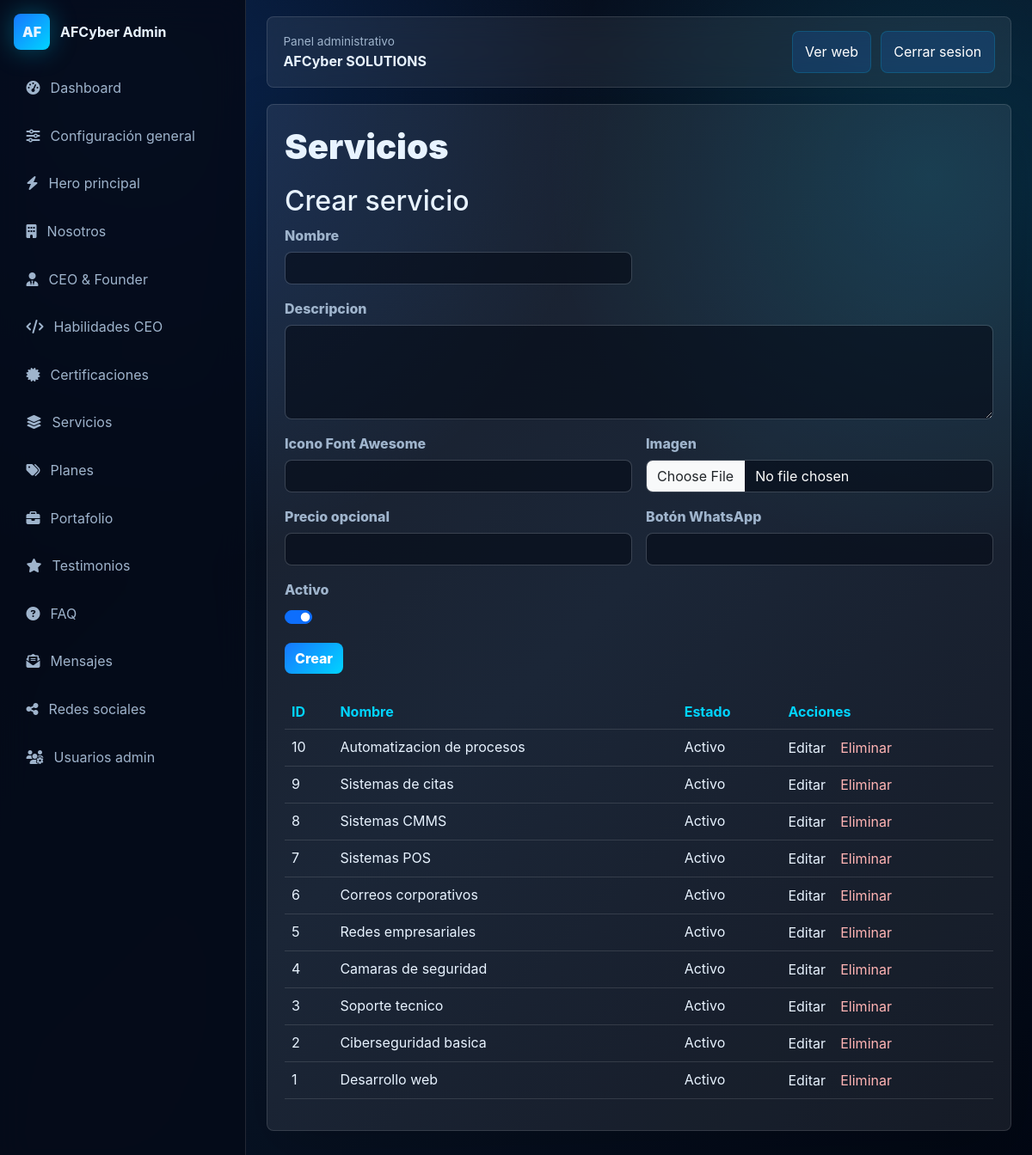
/admin/services (signed in), run on the app's committed database.
### models.py (models this page shows)
class SiteSettings(db.Model):
    id = db.Column(db.Integer, primary_key=True)
    company_name = db.Column(db.String(140), default="AFCyber SOLUTIONS")
    slogan = db.Column(db.String(220), default="Soluciones tecnológicas modernas y seguras")
    short_description = db.Column(db.Text, default="Servicios tecnológicos premium para empresas y emprendedores.")
    logo = db.Column(db.String(255), default="")
    favicon = db.Column(db.String(255), default="img/favicon.svg")
    primary_email = db.Column(db.String(160), default="info@afcybersolutions.com.do")
    phone = db.Column(db.String(80), default="829-919-8058")
    whatsapp = db.Column(db.String(80), default="18299198058")
    address = db.Column(db.String(220), default="Republica Dominicana")
    business_hours = db.Column(db.String(180), default="Lunes a viernes, 8:00 AM - 6:00 PM")
    facebook = db.Column(db.String(255), default="#")
    instagram = db.Column(db.String(255), default="#")
    linkedin = db.Column(db.String(255), default="#")
    tiktok = db.Column(db.String(255), default="#")
    youtube = db.Column(db.String(255), default="#")
    primary_color = db.Column(db.String(20), default="#1777ff")
    secondary_color = db.Column(db.String(20), default="#00d4ff")
    background_color = db.Column(db.String(20), default="#050b18")
    button_color = db.Column(db.String(20), default="#1777ff")
    theme_mode = db.Column(db.String(20), default="dark")
    tech_gradients = db.Column(db.Text, default="Azul neon, cyan y fondo oscuro corporativo")
    meta_title = db.Column(db.String(180), default="AFCyber SOLUTIONS | Servicios tecnológicos premium")
    meta_description = db.Column(db.Text, default="Desarrollo web, ciberseguridad, soporte técnico, redes, cámaras, POS y automatización empresarial.")
    keywords = db.Column(db.Text, default="AFCyber SOLUTIONS, tecnologia, ciberseguridad, desarrollo web, POS, CMMS")
    og_image = db.Column(db.String(255), default="img/og-afcyber.svg")
    google_analytics_id = db.Column(db.String(80), default="")
    google_search_console = db.Column(db.String(255), default="")
    copyright_text = db.Column(db.String(220), default="Todos los derechos reservados.")
    developer_text = db.Column(db.String(220), default="Desarrollado por AFCyber SOLUTIONS")

class Service(db.Model):
    id = db.Column(db.Integer, primary_key=True)
    name = db.Column(db.String(160), nullable=False)
    description = db.Column(db.Text, nullable=False)
    icon = db.Column(db.String(120), default="fa-solid fa-microchip")
    image = db.Column(db.String(255), default="")
    price = db.Column(db.String(80), default="")
    whatsapp_button = db.Column(db.String(120), default="Solicitar servicio")
    is_active = db.Column(db.Boolean, default=True)
    created_at = db.Column(db.DateTime, default=datetime.utcnow)

### app.py (the view, shortened to what this page needs)
    @app.route("/admin/<module>", methods=["GET", "POST"])
    @login_required
    def admin_module(module):
        configs = admin_modules()
        if module not in configs:
            abort(404)
        config = configs[module]
        model = config["model"]
        fields = config["fields"]
        items = model.query.order_by(model.id.desc()).all()
        return render_template("admin/list.html", module=module, config=config, fields=fields, items=items)

### app.py (called while the page is built)
@login_manager.user_loader
def load_user(user_id):
    return User.query.get(int(user_id))

def get_settings():
    return SiteSettings.query.first()

def static_asset_exists(path):
    return os.path.exists(os.path.join(BASE_DIR, "static", path.replace("/", os.sep)))

### templates/admin/list.html
{% extends "admin/base.html" %}
{% block admin_content %}
<section class="admin-card">
  <div class="card-heading"><h1>{{ config.title }}</h1></div>
  <form method="post" enctype="multipart/form-data" class="admin-form mb-4">
    <h2>Crear {{ config.singular }}</h2>
    <div class="row g-3">
      {% for name, label, type in fields %}
      <div class="{% if type == 'textarea' %}col-12{% else %}col-md-6{% endif %}">
        <label>{{ label }}
          {% if type == 'textarea' %}<textarea class="form-control" name="{{ name }}" rows="4"></textarea>
          {% elif type in ['image', 'pdf'] %}<input class="form-control" type="file" name="{{ name }}" accept="{% if type == 'pdf' %}.pdf{% else %}.jpg,.jpeg,.png,.webp,.svg{% endif %}">
          {% elif type == 'checkbox' %}<div class="form-check form-switch"><input class="form-check-input" type="checkbox" name="{{ name }}" checked></div>
          {% else %}<input class="form-control" type="{{ type }}" name="{{ name }}">{% endif %}
        </label>
      </div>
      {% endfor %}
    </div>
    <button class="btn btn-admin mt-3" type="submit">Crear</button>
  </form>
  <div class="table-responsive">
    <table class="table admin-table">
      <thead><tr><th>ID</th><th>Nombre</th><th>Estado</th><th>Acciones</th></tr></thead>
      <tbody>
        {% for item in items %}
        <tr>
          <td>{{ item.id }}</td>
          <td>{{ item.name or item.client_name or item.question }}</td>
          <td>{% if item.is_active is defined %}{{ 'Activo' if item.is_active else 'Inactivo' }}{% else %}Publicado{% endif %}</td>
          <td class="actions"><a href="{{ url_for('admin_edit_item', module=module, item_id=item.id) }}">Editar</a><form method="post" action="{{ url_for('admin_delete_item', module=module, item_id=item.id) }}" onsubmit="return confirm('Eliminar registro?')"><button type="submit">Eliminar</button></form></td>
        </tr>
        {% endfor %}
      </tbody>
    </table>
  </div>
</section>
{% endblock %}

### templates/admin/base.html (shortened to what this page needs)
<!doctype html>
<html lang="es">
<head>
  <link href="https://cdn.jsdelivr.net/npm/bootstrap@5.3.3/dist/css/bootstrap.min.css" rel="stylesheet">
  <link href="https://cdnjs.cloudflare.com/ajax/libs/font-awesome/6.5.2/css/all.min.css" rel="stylesheet">
  <link href="{{ url_for('static', filename='css/admin.css') }}" rel="stylesheet">
</head>
<body>
  <aside class="admin-sidebar">
    <a class="admin-brand" href="{{ url_for('admin_dashboard') }}"><span>AF</span><strong>AFCyber Admin</strong></a>
    <nav>
      <a href="{{ url_for('admin_dashboard') }}"><i class="fa-solid fa-gauge-high"></i> Dashboard</a>
      <a href="{{ url_for('admin_settings') }}"><i class="fa-solid fa-sliders"></i> Configuración general</a>
      <a href="{{ url_for('admin_module', module='hero') }}"><i class="fa-solid fa-bolt"></i> Hero principal</a>
      <a href="{{ url_for('admin_module', module='about') }}"><i class="fa-solid fa-building"></i> Nosotros</a>
      <a href="{{ url_for('admin_module', module='ceo') }}"><i class="fa-solid fa-user-tie"></i> CEO & Founder</a>
      <a href="{{ url_for('admin_module', module='skills') }}"><i class="fa-solid fa-code"></i> Habilidades CEO</a>
      <a href="{{ url_for('admin_module', module='certificates') }}"><i class="fa-solid fa-certificate"></i> Certificaciones</a>
      <a href="{{ url_for('admin_module', module='services') }}"><i class="fa-solid fa-layer-group"></i> Servicios</a>
      <a href="{{ url_for('admin_module', module='plans') }}"><i class="fa-solid fa-tags"></i> Planes</a>
      <a href="{{ url_for('admin_module', module='portfolio') }}"><i class="fa-solid fa-briefcase"></i> Portafolio</a>
      <a href="{{ url_for('admin_module', module='testimonials') }}"><i class="fa-solid fa-star"></i> Testimonios</a>
      <a href="{{ url_for('admin_module', module='faq') }}"><i class="fa-solid fa-circle-question"></i> FAQ</a>
      <a href="{{ url_for('admin_messages') }}"><i class="fa-solid fa-envelope-open-text"></i> Mensajes</a>
      <a href="{{ url_for('admin_module', module='socials') }}"><i class="fa-solid fa-share-nodes"></i> Redes sociales</a>
      <a href="{{ url_for('admin_users') }}"><i class="fa-solid fa-users-gear"></i> Usuarios admin</a>
    </nav>
  </aside>
  <main class="admin-main">
    <header class="admin-topbar">
      <div><span>Panel administrativo</span><strong>{{ settings.company_name }}</strong></div>
      <div class="top-actions"><a href="{{ url_for('index') }}" target="_blank">Ver web</a><a href="{{ url_for('admin_logout') }}">Cerrar sesion</a></div>
    </header>
    {% block admin_content %}{% endblock %}
  </main>
</body>
</html>

### static/css/admin.css (style rules this page uses)
:root { --primary: #1777ff; --secondary: #00d4ff; --dark: #050b18; --text: #e8f3ff; --muted: #9fb4cc; --line: rgba(255,255,255,.12); --radius: 8px; }
* { box-sizing: border-box; }
body { margin: 0; min-height: 100vh; color: var(--text); background: radial-gradient(circle at 12% 8%, rgba(23,119,255,.24), transparent 34%), radial-gradient(circle at 90% 15%, rgba(0,212,255,.14), transparent 28%), linear-gradient(135deg, #040916, #081426 55%, #020713); font-family: Inter, ui-sans-serif, system-ui, "Segoe UI", sans-serif; }
a { color: inherit; text-decoration: none; }
.admin-sidebar { position: fixed; inset: 0 auto 0 0; width: 286px; padding: 1rem; background: rgba(5, 11, 24, .88); border-right: 1px solid var(--line); backdrop-filter: blur(18px); overflow-y: auto; }
.admin-brand { display: flex; align-items: center; gap: .75rem; margin-bottom: 1.2rem; }
.admin-brand span { display: grid; place-items: center; width: 42px; height: 42px; border-radius: var(--radius); font-weight: 900; background: linear-gradient(135deg, var(--primary), var(--secondary)); box-shadow: 0 0 30px rgba(0,212,255,.34); }
.admin-sidebar nav { display: grid; gap: .35rem; }
.admin-sidebar nav a { display: flex; align-items: center; gap: .75rem; padding: .75rem .85rem; color: var(--muted); border-radius: var(--radius); border: 1px solid transparent; transition: .2s ease; }
.admin-main { margin-left: 286px; padding: 1.2rem 1.5rem 3rem; }
.admin-topbar { display: flex; justify-content: space-between; gap: 1rem; align-items: center; padding: 1rem 1.15rem; border: 1px solid var(--line); border-radius: var(--radius); background: rgba(255,255,255,.07); backdrop-filter: blur(18px); }
.admin-topbar span { display: block; color: var(--muted); font-size: .85rem; }
.top-actions { display: flex; gap: .65rem; }
.top-actions a, .quick-grid a { padding: .7rem .9rem; color: #fff; border: 1px solid rgba(0,212,255,.18); border-radius: var(--radius); background: rgba(23,119,255,.16); }
.admin-hero, .admin-card, .metric-grid article { border-radius: var(--radius); border: 1px solid var(--line); background: rgba(255,255,255,.08); box-shadow: 0 24px 70px rgba(0,0,0,.18); }
.admin-hero h1, .admin-card h1 { margin: .3rem 0; font-weight: 900; }
.admin-hero p, .admin-card p, .admin-form label { color: var(--muted); }
.admin-card { margin-top: 1.2rem; padding: 1.25rem; }
.card-heading { display: flex; justify-content: space-between; gap: 1rem; align-items: center; margin-bottom: 1rem; }
.admin-form label { display: grid; gap: .45rem; width: 100%; font-weight: 800; }
.form-control, .form-check-input { color: #fff; border: 1px solid rgba(255,255,255,.14); background-color: rgba(5,11,24,.64); border-radius: var(--radius); }
.btn-admin { color: #fff; border: 0; border-radius: var(--radius); font-weight: 800; background: linear-gradient(135deg, var(--primary), var(--secondary)); }
.admin-table { --bs-table-color: var(--text); --bs-table-bg: transparent; --bs-table-border-color: var(--line); }
.admin-table th { color: var(--secondary); }
.actions { display: flex; gap: .7rem; align-items: center; }
.actions button { color: #ffb4b4; border: 0; background: transparent; }

### data on the page
SiteSettings: company_name "AFCyber SOLUTIONS"
Service: id "10", name "Automatizacion de procesos", is_active "Activo"
Service: id "9", name "Sistemas de citas", is_active "Activo"
Service: id "8", name "Sistemas CMMS", is_active "Activo"
Service: id "7", name "Sistemas POS", is_active "Activo"
Service: id "6", name "Correos corporativos", is_active "Activo"
Service: id "5", name "Redes empresariales", is_active "Activo"
Service: id "4", name "Camaras de seguridad", is_active "Activo"
Service: id "3", name "Soporte tecnico", is_active "Activo"
Service: id "2", name "Ciberseguridad basica", is_active "Activo"
Service: id "1", name "Desarrollo web", is_active "Activo"

### other printed values
{{ config.title }} "Servicios"
{{ config.singular }} "servicio"
{{ label }} "Nombre" "Descripcion" "Icono Font Awesome" "Imagen" "Precio opcional" "Botón WhatsApp" "Activo"
